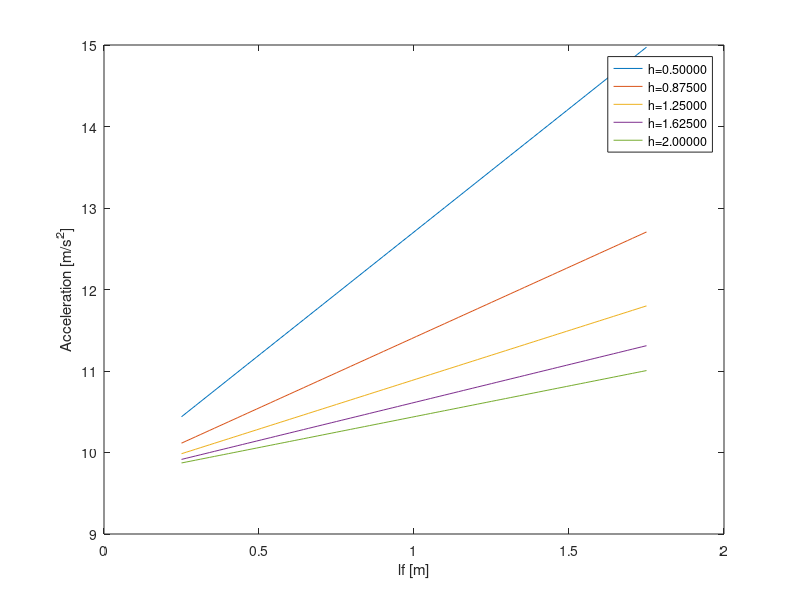

The MATLAB script that drew this image: (Note: this script raises an error after producing the figure.)
%% Q1.3
format short
theta = 30;
m = 100;
a =[];
g=9.8;
h = linspace(0.5,2,5)
lf = linspace(0.25,1.75,100)

legend_list = []
for j=1:size(h,2)
%      legend_list(j,:)=sprintf('h = %s',string(h(j)));
    for i=1:size(lf,2)
        a(j,i) = g*cos(theta)*lf(i)/h(j)-g*sin(theta);
    end
end
figure();
legendCell = cellstr(num2str(h', 'h=%-0.5f'))

for j=1:size(h,2)
    plot(lf,a(j,:)); hold on;
    xlabel('lf [m]')
    ylabel('Acceleration [m/s^2]')
    legend(legendCell)
end

%% Q4.4
x0 = [0;0;0]
time = [0:0.01:200];
global v lf lr df;
v = 20;
lf = 1.5;
lr = 1.5;
% df = square(;
[t,xt] = ode45(@pepy_ss,time,x0);
figure();
plot(xt(:,1) , xt(:,2))



%% Q5.1
global Vx m Iz lf lr caf car A1 A2 B1 B2;
Vx = 30;
m = 1573;
Iz = 2873;
lf = 1.1;
lr = 1.58;
caf = 80000;
car = 80000;
x0=[0 ;0 ;0 ;0];


A = [0,1,0,0;
     0, -(2*caf+2*car)/(m*Vx) , (2*caf+2*car)/m, (-2*caf*lf+2*car*lr)/(m*Vx);
     0,0,0,1;
     0,-(2*caf*lf-2*car*lr)/(Iz*Vx), (2*caf*lf-2*car*lr)/(Iz), -(2*caf*lf^2+2*car*lr^2)/(Iz*Vx)
    ]

B1 = [0;
     2*caf/m;
     0;
     2*caf*lf/Iz;
    ]

B2 =[0;
     -(2*caf*lf-2*car*lr)/(m*Vx)-Vx;
     0;
     -(2*caf*lf^2+2*car*lr^2)/(Iz*Vx);
    ]

Q = [500,0,0,0;0,5,0,0;0,0,500,0;0,0,0,5];
R = 1
[K,S,P] = lqr(A,B1,Q,R);

A2 = A - B1*K;

C= [1 0 0 0;
    0 0 1 0];
D = 0;
sys = ss(A2,B2,C,D);




%% 5.2
desired_ang = atan2(5,90);
time1 = linspace(0,5,500);
si_dot1=desired_ang/2*ones(2,1);
si_dot2 =zeros(300,1);
si_dot3=-desired_ang/2*ones(2,1);
si_dot4=zeros(33,1);
si_dot5 = zeros(163,1)
si_dot = vertcat(si_dot1, si_dot2, si_dot3,si_dot4,si_dot5);

[y,t,x]=lsim(sys,si_dot,time1)
plot(time1, x(:,1));hold on;
plot(time1, x(:,3)); 
xlabel('time[s]')
ylabel('error')


%% 5.3

si = cumtrapz(time1(:,1:337),si_dot(1:337,:));
% new_si= si(1:337,:);
x_dot = Vx*cos(si);
y_dot = Vx*sin(si);
desired_x = cumtrapz(time1(:,1:337),x_dot);
desired_y =cumtrapz(time1(:,1:337),y_dot);
figure();
% % plot(time1,desired_x);
plot(desired_x,desired_y);
% plot(desired_traj)
% title('Desired Path')


% actual_x = desired_x + x(:,1)
% figure();
% plot(time1,actual_x);
% title('Actual Path');



%% 5.4
R1 = 1000;
R2=500;
si_dot_val1 = Vx / R1; 
si_dot_val2 = Vx / R2; 
time2 = linspace(0,12,1200);
si_dot1=zeros(100,1);
si_dot2 = si_dot_val1*ones(500,1);
si_dot3=zeros(100,1);
si_dot4=-si_dot_val2*ones(500,1);
si_dot = vertcat(si_dot1, si_dot2, si_dot3, si_dot4);

[y,t,x]=lsim(sys,si_dot,time2);
plot(time2, x(:,1));hold on;
plot(time2, x(:,3)); 
% [t,xt] = ode45(@SS_lane_change,time1,x0);
% plot(time1,xt(1,:));


%% 5.5
si = cumtrapz(time2,si_dot);
x_dot = Vx*cos(si);
y_dot = Vx*sin(si);
desired_x = cumtrapz(time2,x_dot);
desired_y =cumtrapz(time2,y_dot);
figure();
plot(desired_x,desired_y);
title('Desired Path')
xlabel('x[m]');
ylabel('y[m]');

si_actual = si+x(:,3)
x_dot_actual = Vx*cos(si_actual);
y_dot_actual = Vx*sin(si_actual);
actual_x = cumtrapz(time2,x_dot_actual);
actual_y =cumtrapz(time2,y_dot_actual);
actual_x = desired_x + x(:,1)
figure();
plot(actual_x,actual_y);
title('Actual Path');
xlabel('x[m]');
ylabel('y[m]');
